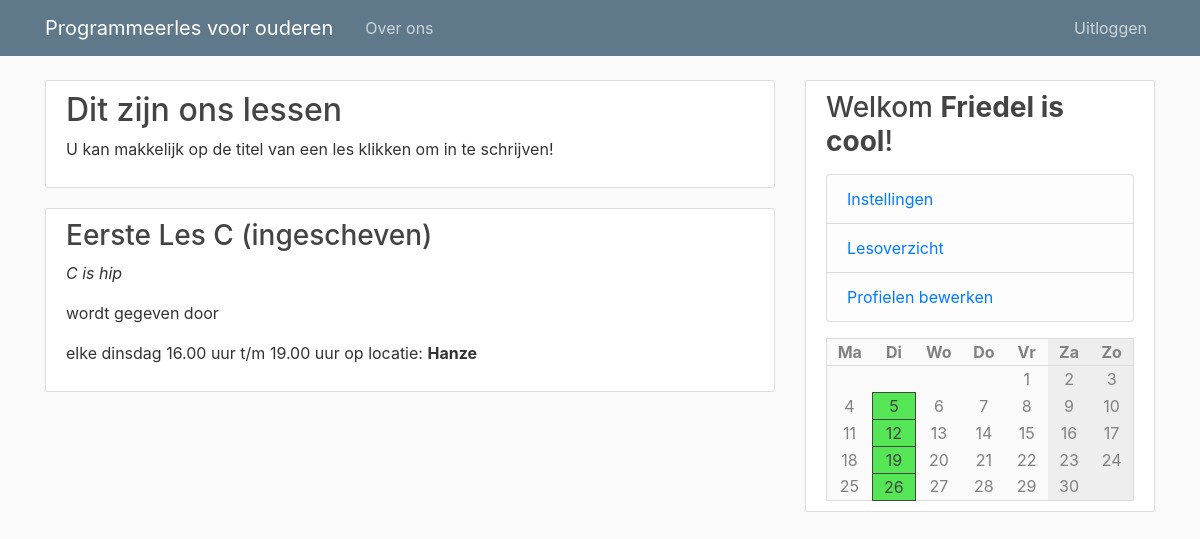
Screenshot of / (signed in) with the database file from the repository.
### pgmles/models.py (models this page shows)
class Course(db.Model):
    id = db.Column(db.Integer, primary_key=True)
    name = db.Column(db.String(100), nullable=False)
    description = db.Column(db.Text, nullable=False)
    teacher_id = db.Column(db.Integer, db.ForeignKey('user.id'), nullable=False)
    weekday = db.Column(db.Integer, nullable=False)
    start = db.Column(db.String(10), nullable=False, default=datetime.utcnow)
    end = db.Column(db.String(10), nullable=False, default=datetime.utcnow)
    location = db.Column(db.String(120), nullable=False)

class User(db.Model, UserMixin):
    id = db.Column(db.Integer, primary_key=True)
    type = db.Column(db.String(6), nullable=False, default="client")
    username = db.Column(db.String(20), unique=True, nullable=False)
    email = db.Column(db.String(120), unique=True, nullable=False)
    image_file = db.Column(db.String(20), nullable=False, default='default.jpg')
    password = db.Column(db.String(60), nullable=False)

### pgmles/routes.py (the view)
@app.route("/")
def index():
    courses = Course.query.all()
    subscriptions = []
    teachers = User.query.filter_by(type='teacher')
    if current_user.is_authenticated:
        subscriptions = [ cm.course_id for cm in CourseMember.query.filter_by(user_id=current_user.id) ]
    return render_template('index.html', calendar=make_calendar(), courses=courses, subs=subscriptions, teachers=teachers)

### pgmles/models.py (called while the page is built)
@login_manager.user_loader
def load_user(user_id):
    return User.query.get(int(user_id))

### pgmles/routes.py (called while the page is built)
def make_calendar():
    weekdays = list(enumerate(['Ma', 'Di', 'Wo', 'Do', 'Vr', 'Za', 'Zo']))
    courses = [ None, None, None, None, None, None, None ]
    if current_user.is_authenticated:
        subscriptions = [ cm.course_id for cm in CourseMember.query.filter_by(user_id=current_user.id) ]
        courses = [ ' +\n'.join([ c.name for c in Course.query.filter_by(weekday=i) if c.id in subscriptions ]) for i in range(7) ]
    today = datetime.today()
    m = Month()
    rows = []
    for days in m.monthdayscalendar(today.year, today.month):
        rows.append([ (i, d, courses[i]) for i, d in enumerate(days) ])
    return { 'weekdays': weekdays, 'rows': rows }

### pgmles/templates/index.html (shortened to what this page needs)
{% extends "layout.html" %}
{% block content %}
<article class="media content-section">
    <div class="media-body">
        <h2>Dit zijn ons lessen</h2>
        <p>
            U kan makkelijk op de titel van een les klikken om in te schrijven!
        </p>
    </div>
</article>
{% for course in courses %}
<article class="media content-section">
    <div class="media-body">
        <h3><a class="article-title" href="{{url_for('course', course_id=course.id)}}">
                {{ course.name }}
                {{ '(ingescheven)' if course.id in subs }}
            </a></h3>
        <p><i>{{ course.description }}</i></p>
        <p>
            wordt gegeven door
        </p>
        <p>
            elke {{ ['maandag', 'dinsdag', 'woensdag', 'donderdag', 'vrijdag', 'zaterdag', 'zondag'][course.weekday] }}
            {{ course.start }} uur t/m {{ course.end }} uur op locatie: <b>{{ course.location }}</b>
        </p>
    </div>
</article>
{% endfor %}
{% endblock content %}

### pgmles/templates/layout.html (shortened to what this page needs)
<!DOCTYPE html>
<html>
<head>
    <link rel="stylesheet" href="https://maxcdn.bootstrapcdn.com/bootstrap/4.0.0/css/bootstrap.min.css"
>
    <link rel="stylesheet" type="text/css" href="{{ url_for('static', filename='main.css') }}">
</head>
<body>
    <header class="site-header">
        <nav class="navbar navbar-expand-md navbar-dark bg-steel fixed-top">
            <div class="container">
                <a class="navbar-brand mr-4" href="/">Programmeerles voor ouderen</a>
                <div class="collapse navbar-collapse" id="navbarToggle">
                    <div class="navbar-nav mr-auto">
                        <a class="nav-item nav-link" href="/about">Over ons</a>
                    </div>
                    <div class="navbar-nav">
                        {% if current_user.is_authenticated %}
                        <a class="nav-item nav-link" href="{{ url_for('logout') }}">Uitloggen</a>
                        {% else %}
                        <a class="nav-item nav-link" href="{{ url_for('login') }}">Inloggen</a>
                        <a class="nav-item nav-link" href="{{ url_for('register') }}">Registeren</a>
                        {% endif %}
                    </div>
                </div>
            </div>
        </nav>
    </header>
    <main role="main" class="container">
        <div class="row">
            <div class="col-md-8">
                {% block content %}{% endblock %}
            </div>
            <div class="col-md-4">
                <div class="content-section">
                    <h3>Welkom <b>{{ current_user.username if current_user.is_authenticated else 'gast' }}</b>!</h3>
                    {% if current_user.is_authenticated %}
                    <p class='text-muted'>
                    <ul class="list-group">
                        <li class="list-group-item list-group-item-light"><a
                                href="{{ url_for('account') }}">Instellingen</a></li>
                        {% if current_user.type == 'teacher' or current_user.type == 'admin' %}
                        <li class="list-group-item list-group-item-light"><a
                                href="{{ url_for('course_overview') }}">Lesoverzicht</a></li>
                        {% endif %}
                        {% if current_user.type == 'admin' %}
                        <li class="list-group-item list-group-item-light"><a href="{{ url_for('admin') }}">Profielen
                                bewerken</a></li>
                        {% endif %}
                    </ul>
                    </p>
                    {% endif %}
                    <table class='calendar'>
                        <tr>
                            {% for d, day in calendar['weekdays'] %}
                            <th class="{{ 'weekend' if d >= 5 }}">{{ day }}</th>
                            {% endfor %}
                        </tr>
                        {% for row in calendar['rows'] %}
                        <tr>
                            {% for d, day, course in row %}
                            <td class="{{ 'weekend' if d >= 5 }} {{ 'course' if course and day }}">
                                {{ day if day }}
                            </td>
                            {% endfor %}
                        </tr>
                        {% endfor %}
                    </table>
                </div>
            </div>
        </div>
    </main>
</body>
</html>

### pgmles/static/main.css (style rules this page uses)
body { background: #fafafa; color: #333333; margin-top: 5rem; }
h1, h2, h3, h4, h5, h6 { color: #444444; }
.bg-steel { background-color: #5f788a; }
.site-header .navbar-nav .nav-link { color: #cbd5db; }
.content-section { background: #ffffff; padding: 10px 20px; border: 1px solid #dddddd; border-radius: 3px; margin-bottom: 20px; }
.article-title { color: #444444; }
.calendar { background-color: #fafafa; width: 100%; color: #818182; border: #dddddd solid 1px; }
.calendar .weekend { background-color: #eee; }
.calendar th { border-bottom: #ddd solid 1px; }
.calendar th, td { text-align: center; width: 100px; position: relative; }
.calendar .course { background: rgb(84, 230, 84); border: #444 solid 1px; color: #444 }

### rows the page displays
Course: name "Eerste Les C", id "(ingescheven)", description "C is hip", weekday "dinsdag", start "16.00", end "19.00", location "Hanze", teacher "5", day "12", day "19", day "26"
User: username "Friedel is cool"

### other values shown
{{ day }} "Ma" "Di" "Wo" "Do" "Vr" "Za" "Zo"
{{ day if day }} "1" "2" "3" "4" "6" "7" "8" "9" "10" "11" "13" "14" "15" "16" "17" "18" "20" "21" "22" "23" "24" "25" "27" "28" "29" "30"
